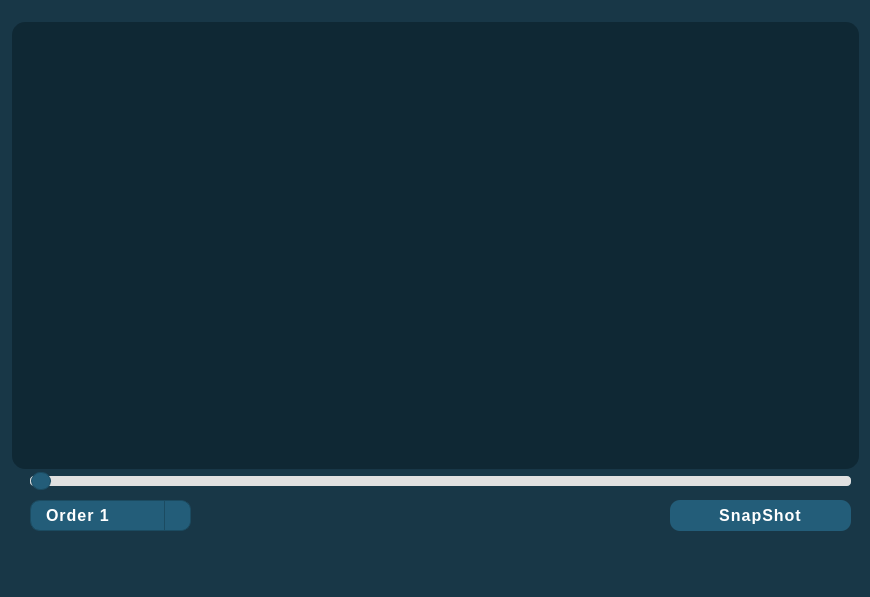
<?xml version="1.0" encoding="UTF-8"?>
<ui version="4.0">
 <class>GlueUI</class>
 <widget class="QMainWindow" name="GlueUI">
  <property name="geometry">
   <rect>
    <x>0</x>
    <y>0</y>
    <width>870</width>
    <height>597</height>
   </rect>
  </property>
  <property name="windowTitle">
   <string>MainWindow</string>
  </property>
  <property name="styleSheet">
   <string notr="true">QWidget {
    background-color: #183747; /* Background color */
 
}</string>
  </property>
  <widget class="QWidget" name="centralwidget">
   <widget class="QWidget" name="viewer" native="true">
    <property name="geometry">
     <rect>
      <x>10</x>
      <y>20</y>
      <width>851</width>
      <height>451</height>
     </rect>
    </property>
    <property name="styleSheet">
     <string notr="true">QWidget {
    background-color: #0f2834; /* Background color */
    border-radius: 15px; /* Curved borders */
    border: 2px solid #183747; /* Matching the background color */
    min-width: 10px; /* Ensures it's square */
    min-height: 10px; /* Ensures it's square */
    box-shadow: 2px 2px 8px rgba(0, 0, 0, 0.7); /* 3D shadow effect */
}</string>
    </property>
   </widget>
   <widget class="QComboBox" name="order_combobox">
    <property name="geometry">
     <rect>
      <x>30</x>
      <y>500</y>
      <width>161</width>
      <height>31</height>
     </rect>
    </property>
    <property name="styleSheet">
     <string notr="true">QComboBox {
    background-color: #235d79;   /* Background color for the combo box */
    border: 1px solid #1b4b61;   /* Border around the combo box */
    border-radius: 10px;         /* Rounded corners */
    padding: 5px 15px;           /* Padding around the text */
    color: white;                /* Text color */
     font-family: Arial, Helvetica, sans-serif;  /* Font family */
    font-size: 16px;              /* Font size */
    font-weight: bold;            /* Bold text */
    letter-spacing: 1px;          /* Spacing between letters */
    text-transform: uppercase;    /* Uppercase letters */
}

QComboBox:hover {
    background-color: #2e6d8e;   /* Lighter blue when hovering */
}

QComboBox:pressed {
    background-color: #1b4b61;   /* Darker blue when pressed */
}

QComboBox::drop-down {
    subcontrol-origin: padding;
    subcontrol-position: top right;
    width: 25px;                 /* Width of the drop-down button */
    border-left: 1px solid #1b4b61; /* Border separating the drop-down arrow */
    background-color: #235d79;   /* Same background color for drop-down */
    border-top-right-radius: 10px; /* Rounded top right */
    border-bottom-right-radius: 10px; /* Rounded bottom right */
}

QComboBox::down-arrow {
    width: 10px;                 /* Size of the arrow */
    height: 10px;                /* Size of the arrow */
    image: none;                 /* Use default arrow */
}

QComboBox QAbstractItemView {
    background-color: #E0E0E0;   /* Background color for the list */
    border: 1px solid #235d79;   /* Border for the list */
    selection-background-color: #235d79; /* Selection color when an item is highlighted */
    color: black;                /* Text color for the items */
}

QComboBox::item:hover {
    background-color: #2e6d8e;   /* Lighter blue when hovering over an item */
}

QComboBox::item:selected {
    background-color: #1b4b61;   /* Darker blue when an item is selected */
}

</string>
    </property>
    <item>
     <property name="text">
      <string>Order 1</string>
     </property>
    </item>
    <item>
     <property name="text">
      <string>Order 2 </string>
     </property>
    </item>
    <item>
     <property name="text">
      <string>Order 3</string>
     </property>
    </item>
    <item>
     <property name="text">
      <string>Order 4</string>
     </property>
    </item>
   </widget>
   <widget class="QPushButton" name="snapshot_pushbutton">
    <property name="geometry">
     <rect>
      <x>670</x>
      <y>500</y>
      <width>181</width>
      <height>31</height>
     </rect>
    </property>
    <property name="styleSheet">
     <string notr="true">QPushButton {
    background-color: #235d79;    /* Blue color */
    border-radius: 10px;          /* Rounded corners */
    border: none;                 /* No border */
    color: white;                 /* Text color */
    padding: 5px 15px;            /* Padding for better text alignment */
    
    font-family: Arial, Helvetica, sans-serif;  /* Font family */
    font-size: 16px;              /* Font size */
    font-weight: bold;            /* Bold text */
    letter-spacing: 1px;          /* Spacing between letters */
    text-transform: uppercase;    /* Uppercase letters */
}

QPushButton:hover {
    background-color: #2e6d8e;    /* Slightly lighter blue when hovering */
}

QPushButton:pressed {
    background-color: #1b4b61;    /* Darker blue when pressed */
}


</string>
    </property>
    <property name="text">
     <string>SnapShot</string>
    </property>
   </widget>
   <widget class="QSlider" name="gap_slider">
    <property name="geometry">
     <rect>
      <x>30</x>
      <y>470</y>
      <width>821</width>
      <height>22</height>
     </rect>
    </property>
    <property name="styleSheet">
     <string notr="true">QSlider::groove:horizontal {
    border: 1px solid #235d79;   /* Border around the groove */
    height: 8px;                 /* Groove height */
    background: #E0E0E0;         /* Groove background color */
    border-radius: 4px;          /* Rounded groove edges */
}

QSlider::handle:horizontal {
    background-color: #235d79;   /* Handle color */
    border: 1px solid #1b4b61;   /* Border for handle (darker shade) */
    width: 18px;                 /* Handle width */
    height: 18px;                /* Handle height */
    border-radius: 9px;          /* Rounded handle */
    margin: -5px 0;              /* Centers the handle over the groove */
}

QSlider::handle:horizontal:hover {
    background-color: #2e6d8e;   /* Lighter blue when hovering */
}

QSlider::handle:horizontal:pressed {
    background-color: #1b4b61;   /* Darker blue when pressed */
}

/* Keep the sub-page and add-page the same color */
QSlider::sub-page:horizontal {
    background: #E0E0E0;         /* Same color as the groove */
    border-radius: 4px;          /* Rounded edges for the sub-page */
}

QSlider::add-page:horizontal {
    background: #E0E0E0;         /* Same color as the groove */
    border-radius: 4px;          /* Rounded edges for the add-page */
}

</string>
    </property>
    <property name="orientation">
     <enum>Qt::Horizontal</enum>
    </property>
   </widget>
  </widget>
  <widget class="QMenuBar" name="menubar">
   <property name="geometry">
    <rect>
     <x>0</x>
     <y>0</y>
     <width>870</width>
     <height>26</height>
    </rect>
   </property>
  </widget>
  <widget class="QStatusBar" name="statusbar"/>
 </widget>
 <resources/>
 <connections/>
</ui>
